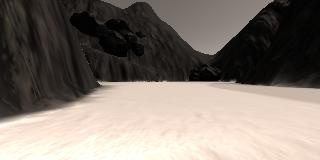
#> input picture ROS-Projects/Search and Sample bot/2.jpg, 320 x 160 px, found by its file name
$ jupyter execute Warp,threshold,map.ipynb   (shell and % lines are left out)   (older library calls are emulated)
#> lines starting #> are read from the running program, lines starting #| are printed output that depends on the picture; after the words box and inside, x2 and y2 are one past the last pixel; in counts of white or black regions, pixels touching at a corner belong together
[cell 1]
import cv2
import numpy as np
import matplotlib.image  as mpimg
import matplotlib.pyplot as plt

[cell 2]
ex='/home/shaxpy/Downloads/Search and Sample bot/2.jpg'
img=mpimg.imread(ex)
#> img is the input picture: shape (160, 320, 3); mean R, G, B 128.4, 119, 110.8
plt.imshow(img)

[cell 3]
def perspect_transform(img,src,dst):
    m=cv2.getPerspectiveTransform(src,dst)
    warped=cv2.warpPerspective(img,m,(img.shape[1],img.shape[0]))
    return warped
sze=5
bottom=6
source=np.float32([[14,139],[301,140],[200,96],[118,96]])
dest=np.float32([[img.shape[1]/2-sze,img.shape[0]-bottom],
                 [img.shape[1]/2+sze,img.shape[0]-bottom],
                 [img.shape[1]/2+sze,img.shape[0]- 2*sze-bottom],
                 [img.shape[1]/2-sze,img.shape[0]- 2*sze-bottom],])

warped=perspect_transform(img,source,dest)
#> in perspect_transform, `warped=cv2.warpPerspective(img,m,(img.shape[1],img.shape[0]))`:
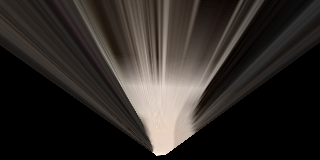
#> warped: shape (160, 320, 3); mean R, G, B 46.9, 42.1, 38.6
fig=plt.figure(figsize=(12,6))
plt.imshow(warped)

[cell 4]
def color_thresh(img, rgb_thresh=(0, 0, 0)):
    color_select = np.zeros_like(img[:,:,0])
    above= (img[:,:,0]>rgb_thresh[0]) \
            & (img[:,:,1] > rgb_thresh[1]) \
            & (img[:,:,2] > rgb_thresh[2])
    color_select[above] = 1
    return color_select

# Define color selection criteria
###### TODO: MODIFY THESE VARIABLES TO MAKE YOUR COLOR SELECTION
red_threshold = 160
green_threshold = 160
blue_threshold = 160
######
rgb_threshold = (red_threshold, green_threshold, blue_threshold)

[cell 5]
warped = perspect_transform(img,source,dest)
colorsel = color_thresh(warped, rgb_thresh=(160, 160, 160))
#> in color_thresh, `above= (img[:,:,0]>rgb_thresh[0]) \ & (img[:,:,1] > rgb_thresh[1]) \ &..`:
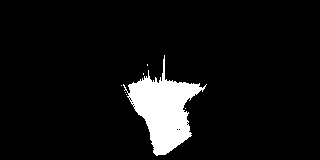
#> above: shape (160, 320) bool; 6.9% white; 7 white regions (6 under 20 px), largest, box (x1, y1, x2, y2) and area: (123, 55, 207, 156) 3534

# Plot the result
plt.imshow(colorsel, cmap='gray')
plt.show()

[cell 6]
ypos, xpos = colorsel.nonzero()
#> ypos = 3542 values from 55 to 155; xpos = 3542 values, max 206 at index 330, min 121 at index 331, mean 163.2
plt.plot(xpos, ypos, '.')
plt.xlim(0, 320)
plt.ylim(0, 160)
plt.show()
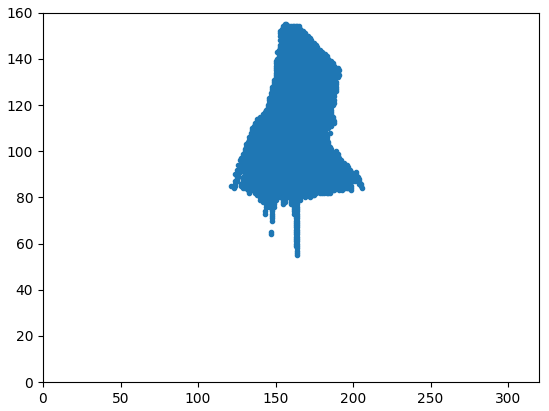
#> figure drawn by matplotlib, 1 panel

[cell 7]
def rover_coords(binary_img):
    # Extract xpos and ypos pixel positions from binary_img and
    ypos, xpos = binary_img.nonzero()
    # Convert xpos and ypos to rover-centric coordinates
    x_pixel = -(ypos - binary_img.shape[0]).astype(np.float)
    y_pixel = -(xpos - binary_img.shape[1]/2 ).astype(np.float)
    return x_pixel, y_pixel
xpix, ypix = rover_coords(colorsel)
#> in rover_coords, `ypos, xpos = binary_img.nonzero()`: ypos = 3542 values from 55 to 155
#> in rover_coords, `x_pixel = -(ypos - binary_img.shape[0]).astype(np.float)`: x_pixel = 3542 values, max 105 at index 0, min 5 at index 3540, mean 50.6
#> in rover_coords, `y_pixel = -(xpos - binary_img.shape[1]/2 ).astype(np.float)`: y_pixel = 3542 values, max 39 at index 331, min -46 at index 330, mean -3.24
#> xpix has the same summary as x_pixel in rover_coords; ypix has the same summary as y_pixel in rover_coords
fig = plt.figure(figsize=(5, 7.5))
plt.plot(xpix, ypix, '.')
plt.ylim(-160, 160)
plt.xlim(0, 160)
plt.title('Rover-Centric Map', fontsize=20)
plt.show()
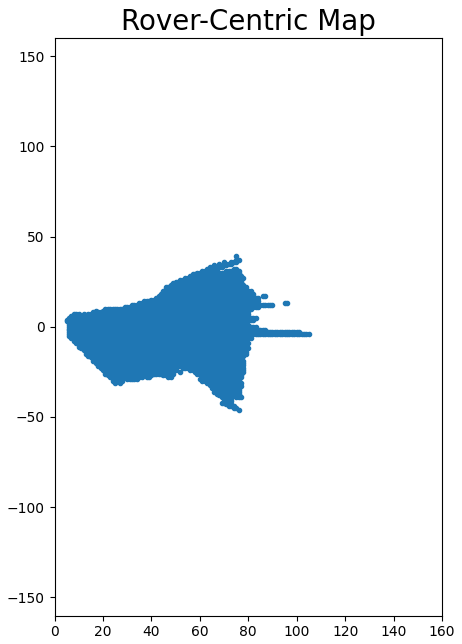
#> figure drawn by matplotlib, 1 panel

$ run again, with ROS-Projects/Search and Sample bot/5.jpg copied over ROS-Projects/Search and Sample bot/2.jpg
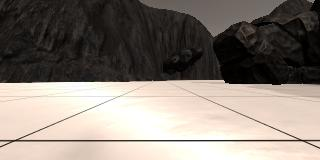
#> input picture ROS-Projects/Search and Sample bot/5.jpg, 320 x 160 px, found by its file name
#> img is the input picture: shape (160, 320, 3); mean R, G, B 135.1, 126.3, 118.3
#> in color_thresh, `above= (img[:,:,0]>rgb_thresh[0]) \ & (img[:,:,1] > rgb_thresh[1]) \ &..`:
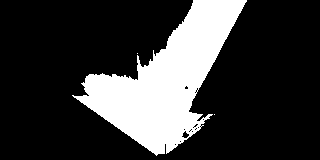
#> above: shape (160, 320) bool; 22.1% white; 3 white regions (2 under 20 px), largest, box (x1, y1, x2, y2) and area: (72, 0, 247, 156) 11318
#> `ypos, xpos = colorsel.nonzero()`: ypos = 11320 values from 0 to 155; xpos = 11320 values, max 246 at index 53, min 72 at index 6717, mean 165.6
#> in rover_coords, `ypos, xpos = binary_img.nonzero()`: ypos = 11320 values from 0 to 155
#> x_pixel = 11320 values, max 160 at index 0, min 5 at index 11319, mean 79.87
#> y_pixel = 11320 values, max 88 at index 6717, min -86 at index 53, mean -5.63
#> xpix has the same summary as x_pixel in rover_coords; ypix has the same summary as y_pixel in rover_coords
#> `plt.show()`:
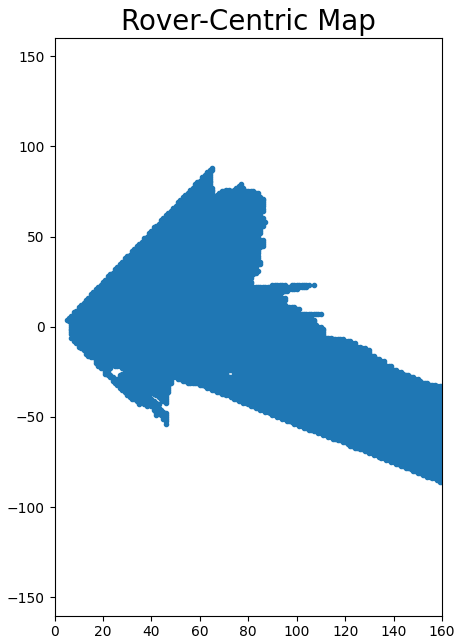
#> figure drawn by matplotlib, 1 panel

$ run again, with ROS-Projects/Search and Sample bot/angle_example.jpg copied over ROS-Projects/Search and Sample bot/2.jpg
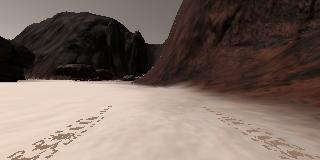
#> input picture ROS-Projects/Search and Sample bot/angle_example.jpg, 320 x 160 px, found by its file name
#> img is the input picture: shape (160, 320, 3); mean R, G, B 121.3, 104.9, 96.2
#> in color_thresh, `above= (img[:,:,0]>rgb_thresh[0]) \ & (img[:,:,1] > rgb_thresh[1]) \ &..`:
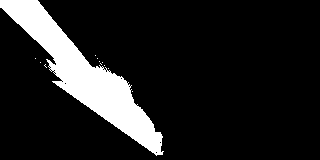
#> above: shape (160, 320) bool; 12.9% white; 12 white regions (11 under 20 px), largest, box (x1, y1, x2, y2) and area: (0, 0, 164, 156) 6596
#> `ypos, xpos = colorsel.nonzero()`: ypos = 6611 values from 0 to 155; xpos = 6611 values, max 163 at index 6582, min 0 at index 0, mean 84.91
#> in rover_coords, `ypos, xpos = binary_img.nonzero()`: ypos = 6611 values from 0 to 155
#> x_pixel = 6611 values, max 160 at index 0, min 5 at index 6610, mean 85.04
#> y_pixel = 6611 values, max 160 at index 0, min -3 at index 6582, mean 75.09
#> xpix has the same summary as x_pixel in rover_coords; ypix has the same summary as y_pixel in rover_coords
#> `plt.show()`:
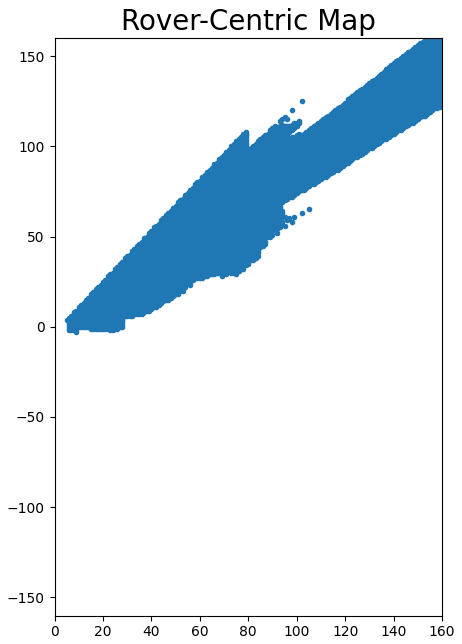
#> figure drawn by matplotlib, 1 panel
